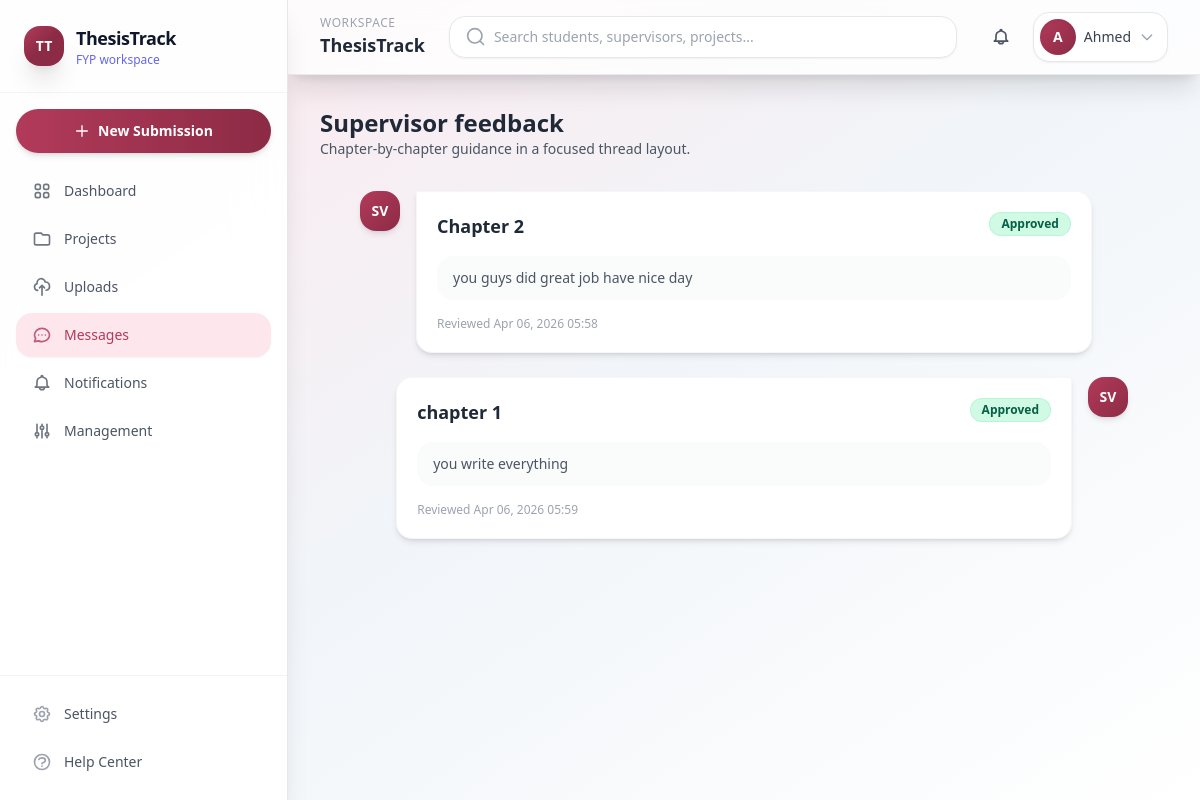
/projects/feedbacks/ (signed in), run on the app's committed database.
### users/models.py (models this page shows, shortened)
class User(AbstractUser):
    class Role(models.TextChoices):
        ADMIN = "ADMIN", "Admin"
        SUPERVISOR = "SUPERVISOR", "Supervisor"
        STUDENT = "STUDENT", "Student"
    role = models.CharField(
        max_length=20,
        choices=Role.choices,
        default=Role.STUDENT,
    )

### projects/models.py (models this page shows, shortened)
class Chapter(models.Model):
    class Status(models.TextChoices):
        PENDING = "PENDING", "Pending"
        REVIEWED = "REVIEWED", "Reviewed"
        APPROVED = "APPROVED", "Approved"
        REJECTED = "REJECTED", "Rejected"
    project = models.ForeignKey(Project, on_delete=models.CASCADE, related_name="chapters")
    title = models.CharField(max_length=255)
    file = models.FileField(
        upload_to="chapters/",
        validators=[FileExtensionValidator(allowed_extensions=["pdf", "doc", "docx"])],
    )
    submission_date = models.DateTimeField(auto_now_add=True)
    status = models.CharField(
        max_length=20,
        choices=Status.choices,
        default=Status.PENDING,
    )

class Feedback(models.Model):
    chapter = models.OneToOneField(Chapter, on_delete=models.CASCADE, related_name="feedback")
    supervisor = models.ForeignKey(
        settings.AUTH_USER_MODEL,
        on_delete=models.CASCADE,
        related_name="feedbacks_given",
        limit_choices_to={"role": "SUPERVISOR"},
    )
    comment = models.TextField()
    annotated_file = models.FileField(
        upload_to="annotated_chapters/",
        validators=[FileExtensionValidator(allowed_extensions=["pdf", "doc", "docx"])],
        blank=True,
        null=True,
        help_text="Upload the annotated version of the document with comments."
    )
    reviewed_at = models.DateTimeField(auto_now=True)

### projects/views.py (the view)
# urls.py: path("feedbacks/", FeedbackListView.as_view(), name="student-feedbacks"),
class FeedbackListView(StudentRequiredMixin, ListView):
    template_name = "projects/feedback_list.html"
    context_object_name = "chapters"
    def get_queryset(self):
        project = get_object_or_404(Project, student=self.request.user)
        return Chapter.objects.filter(project=project).select_related("feedback").order_by("-submission_date")

### users/context_processors.py (called while the page is built)
def unread_notification_count(request):
    user = getattr(request, "user", None)
    if not user or not user.is_authenticated:
        return {"unread_notification_count": 0}
    from projects.models import Notification
    return {
        "unread_notification_count": Notification.objects.filter(user=user, is_read=False).count()
        if user.role in {User.Role.ADMIN, User.Role.SUPERVISOR, User.Role.STUDENT}
        else 0
    }

def unread_notification_preview(request):
    user = getattr(request, "user", None)
    if not user or not user.is_authenticated:
        return {"unread_notifications_nav": []}
    unread_qs = Notification.objects.filter(user=user, is_read=False).order_by("-created_at")[:5]
    return {"unread_notifications_nav": unread_qs}

### users/mixins.py (called while the page is built)
    def test_func(self):
        return self.request.user.role in self.allowed_roles or self.request.user.is_superuser

### templates/projects/feedback_list.html (shortened to what this page needs)
{% extends "base.html" %}
{% block content %}
<div class="mb-8">
    <h2 class="text-2xl font-semibold text-gray-800">Supervisor feedback</h2>
    <p class="text-sm text-gray-600">Chapter-by-chapter guidance in a focused thread layout.</p>
</div>
<div class="mx-auto max-w-3xl space-y-6">
    {% for chapter in chapters %}
        <div class="flex gap-4 {% if forloop.counter0|divisibleby:2 %}{% else %}flex-row-reverse{% endif %}">
            <div class="flex h-10 w-10 shrink-0 items-center justify-center rounded-2xl bg-gradient-to-br from-indigo-500 to-purple-600 text-sm font-bold text-white shadow-md">
                SV
            </div>
            <div class="min-w-0 max-w-[88%] flex-1 rounded-2xl border border-gray-100/80 bg-white p-5 shadow-md transition-all duration-200 hover:shadow-xl {% if forloop.counter0|divisibleby:2 %}rounded-tl-sm{% else %}rounded-tr-sm{% endif %}">
                <div class="flex flex-wrap items-start justify-between gap-3">
                    <h3 class="text-lg font-semibold text-gray-800">{{ chapter.title }}</h3>
                    {% include "components/badge.html" with status=chapter.status only %}
                </div>
                <div class="mt-4 rounded-2xl bg-gray-50/80 px-4 py-3 text-sm text-gray-600">
                    {% if chapter.feedback %}
                        {{ chapter.feedback.comment }}
                    {% else %}
                        <span class="text-gray-400">No feedback yet — your supervisor will comment here after review.</span>
                    {% endif %}
                </div>
                <p class="mt-4 text-xs text-gray-400">
                    {% if chapter.feedback %}Reviewed {{ chapter.feedback.reviewed_at|date:"M d, Y H:i" }}{% else %}Awaiting review{% endif %}
                </p>
            </div>
        </div>
    {% endfor %}
</div>
{% endblock %}

### templates/partials/navbar.html (shortened to what this page needs)
<header class="sticky top-0 z-30 border-b border-gray-200/80 bg-white/80 shadow-xl backdrop-blur-md">
    <div class="flex flex-col gap-3 px-4 py-3 sm:flex-row sm:items-center sm:justify-between sm:gap-4 lg:px-8">
        <div class="flex items-center gap-3">
            <div class="hidden sm:block">
                <p class="text-xs font-medium uppercase tracking-wider text-gray-400">Workspace</p>
                <h1 class="text-lg font-semibold text-gray-800">ThesisTrack</h1>
            </div>
        </div>
        <div class="w-full flex-1 sm:max-w-xl sm:px-2 lg:max-w-2xl">
            <div
                id="navbarSearchRoot"
                data-search-url="{% url 'projects:search' %}"
                data-search-ajax-url="{% url 'projects:search-ajax' %}"
                class="w-full"
            >
                <form method="get" action="{% url 'projects:search' %}" class="w-full">
                    <div class="relative">
                        <div class="flex items-center gap-2 rounded-2xl border border-gray-200 bg-white px-4 py-2.5 shadow-sm transition-all duration-200 focus-within:border-indigo-300 focus-within:ring-2 focus-within:ring-indigo-500/20">
                            <svg class="h-5 w-5 shrink-0 text-gray-400" fill="none" stroke="currentColor" viewBox="0 0 24 24">
                                <path stroke-linecap="round" stroke-linejoin="round" stroke-width="2" d="M21 21l-4.35-4.35m0 0A7.5 7.5 0 104.5 4.5a7.5 7.5 0 0012.15 12.15z"></path>
                            </svg>
                            <input
                                id="navbarSearchInput"
                                type="text"
                                name="q"
                                placeholder="Search students, supervisors, projects..."
                                autocomplete="off"
                                spellcheck="false"
                                class="w-full bg-transparent text-sm text-gray-600 outline-none placeholder:text-gray-400"
                                value="{{ request.GET.q|default_if_none:'' }}"
                            />
                        </div>
                    </div>
                </form>
            </div>
        </div>
        <div class="flex items-center justify-end gap-2 sm:gap-3">
            <div class="relative">
                <button
                    id="notifToggle"
                    type="button"
                    aria-haspopup="menu"
                    aria-expanded="false"
                    aria-controls="notifMenu"
                    class="relative rounded-2xl p-2.5 text-gray-600 transition-all duration-200 hover:bg-gray-100 hover:shadow-md"
                    onclick="toggleNotificationsMenu()"
                >
                </button>
            </div>
            <div class="relative">
                <button
                    type="button"
                    id="userMenuToggle"
                    onclick="toggleUserMenu()"
                    class="flex items-center gap-2 rounded-2xl border border-gray-200 bg-white py-1.5 pl-1.5 pr-3 shadow-sm transition-all duration-200 hover:border-indigo-200 hover:shadow-md"
                    aria-expanded="false"
                    aria-controls="userMenu"
                >
                    <span class="flex h-9 w-9 items-center justify-center rounded-full bg-gradient-to-br from-indigo-500 to-purple-600 text-sm font-bold text-white shadow-inner">
                        {{ user.username|slice:":1"|upper }}
                    </span>
                    <span class="hidden max-w-[7rem] truncate text-left text-sm font-medium text-gray-700 sm:block">{{ user.username }}</span>
                    <svg class="hidden h-4 w-4 text-gray-400 sm:block" fill="none" stroke="currentColor" viewBox="0 0 24 24"><path stroke-linecap="round" stroke-linejoin="round" stroke-width="2" d="M19 9l-7 7-7-7"/></svg>
                </button>
            </div>
        </div>
    </div>
</header>

### templates/components/badge.html
{% if status == "PENDING" %}
<span class="inline-flex items-center rounded-full bg-amber-100 px-3 py-1 text-xs font-semibold text-amber-800 ring-1 ring-inset ring-amber-200/60">Pending</span>
{% elif status == "APPROVED" %}
<span class="inline-flex items-center rounded-full bg-emerald-100 px-3 py-1 text-xs font-semibold text-emerald-800 ring-1 ring-inset ring-emerald-200/60">Approved</span>
{% elif status == "REVIEWED" %}
<span class="inline-flex items-center rounded-full bg-indigo-100 px-3 py-1 text-xs font-semibold text-indigo-800 ring-1 ring-inset ring-indigo-200/60">Reviewed</span>
{% elif status == "REJECTED" %}
<span class="inline-flex items-center rounded-full bg-rose-100 px-3 py-1 text-xs font-semibold text-rose-800 ring-1 ring-inset ring-rose-200/60">Rejected</span>
{% else %}
<span class="inline-flex items-center rounded-full bg-rose-100 px-3 py-1 text-xs font-semibold text-rose-800 ring-1 ring-inset ring-rose-200/60">{{ status|default:"Unknown" }}</span>
{% endif %}

### templates/base.html (style rules this page uses)
:root { --brand-50: #fde7ec; --brand-100: #f9d0da; --brand-200: #f4b0c3; --brand-300: #ee89a6; --brand-400: #e85f8b; --brand-500: #B23A5B; --brand-600: #8c2b45; --brand-700: #6d2138; --brand-800: #4c1628; --brand-900: #33101d; }
body { background: linear-gradient(135deg, var(--brand-50) 0%, #ffffff 45%, var(--brand-50) 100%); }
[class*="from-indigo-500"] { --tw-gradient-from: var(--brand-500) !important; }
[class*="to-purple-600"] { --tw-gradient-to: var(--brand-600) !important; }

### data on the page
User: username "A", username "Ahmed"
Chapter: title "Chapter 2", status "Approved", feedback.comment "you guys did great job have nice day", feedback.reviewed_at "Apr 06, 2026 05:58"
Chapter: title "chapter 1", status "Approved", feedback.comment "you write everything", feedback.reviewed_at "Apr 06, 2026 05:59"
